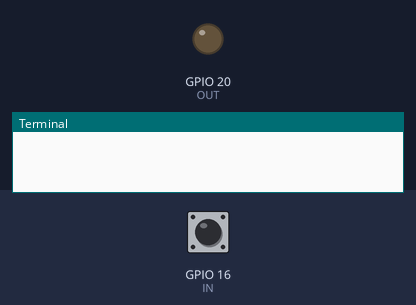
This program was run on a simulated Raspberry Pi (BCM pin numbers). Shown: output pins drawn as LEDs (lit = HIGH), the last lines printed to the terminal. The test bench sets the inputs (shaded band); at power-on: GPIO 16 (IN) HIGH.

Above: at 1.2 s.
1.3 s: GPIO 16 (IN) pulled LOW for 0.15 s
At 1.37 s:
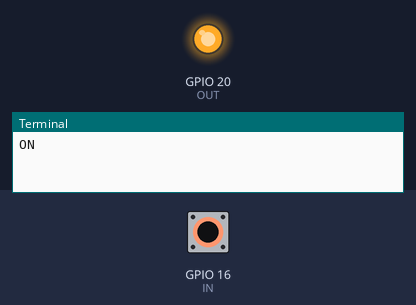
2.9 s: GPIO 16 (IN) pulled LOW for 3.2 s
At 7.2 s:
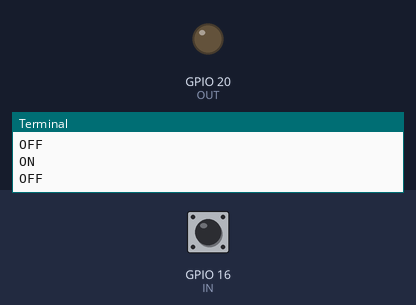
Timing chart, 0 to 8.7 s (numbered marks = the images above; inputs shaded):
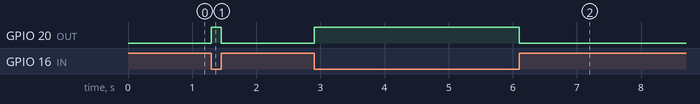

Measured:
- after the input at 1.3 s, GPIO 20 (OUT): LOW → HIGH at once, → LOW 0.15 s later
- after the input at 2.9 s, GPIO 20 (OUT): LOW → HIGH at once, → LOW 3.2 s later

The program:

ej4_add_event_detect.py
```python
import RPi.GPIO as GPIO
import sys
import signal

def theend(sig, frame):
    print("limpiando todo para salir...")
    GPIO.cleanup()
    sys.exit()

def click(channel):
    if GPIO.input(IN) == GPIO.LOW:
        print("ON")
        GPIO.output(OUT,GPIO.HIGH)
    else:
        print("OFF")
        GPIO.output(OUT,GPIO.LOW)

GPIO.setmode(GPIO.BCM)
GPIO.setwarnings(False)
IN = 16
OUT = 20
GPIO.setup(IN,GPIO.IN,pull_up_down = GPIO.PUD_UP)
GPIO.setup(OUT,GPIO.OUT)
GPIO.add_event_detect(IN, GPIO.BOTH, callback = click, bouncetime = 100)
signal.signal(signal.SIGINT,theend)
signal.pause()
```
